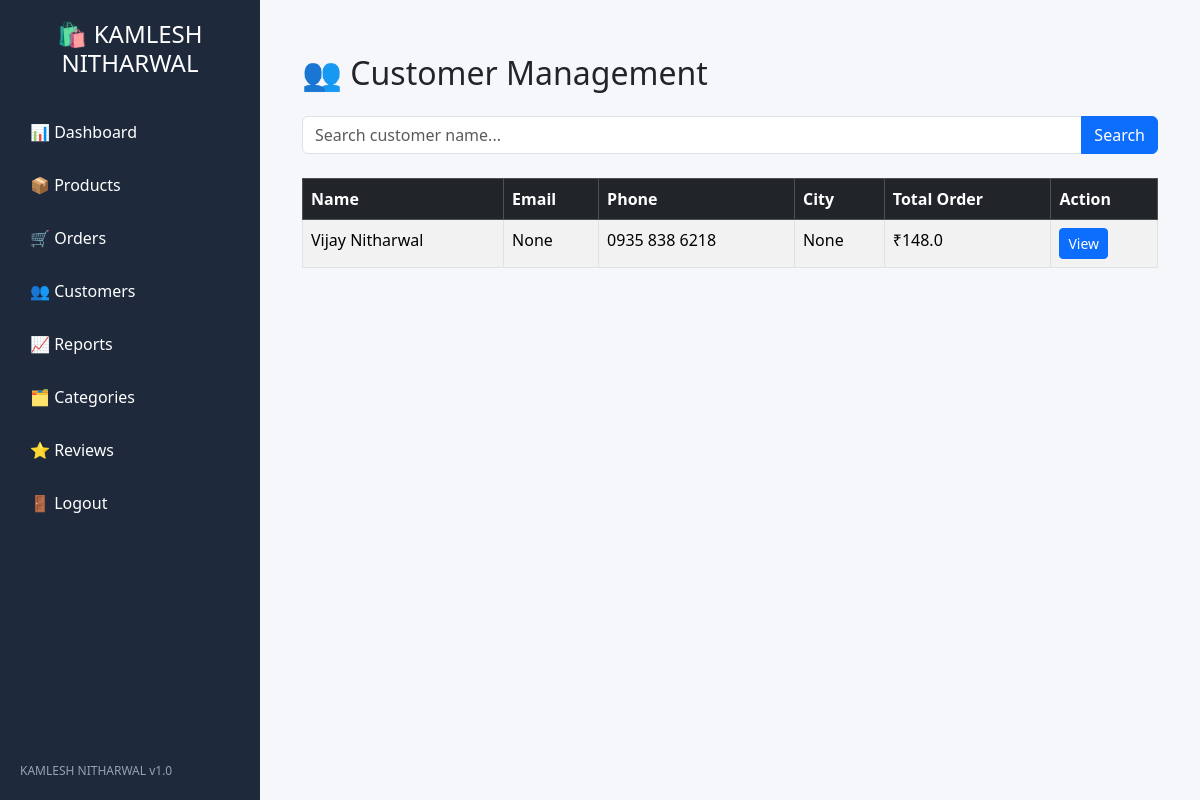
Page /admin/customers (signed in) on the earlier database version.
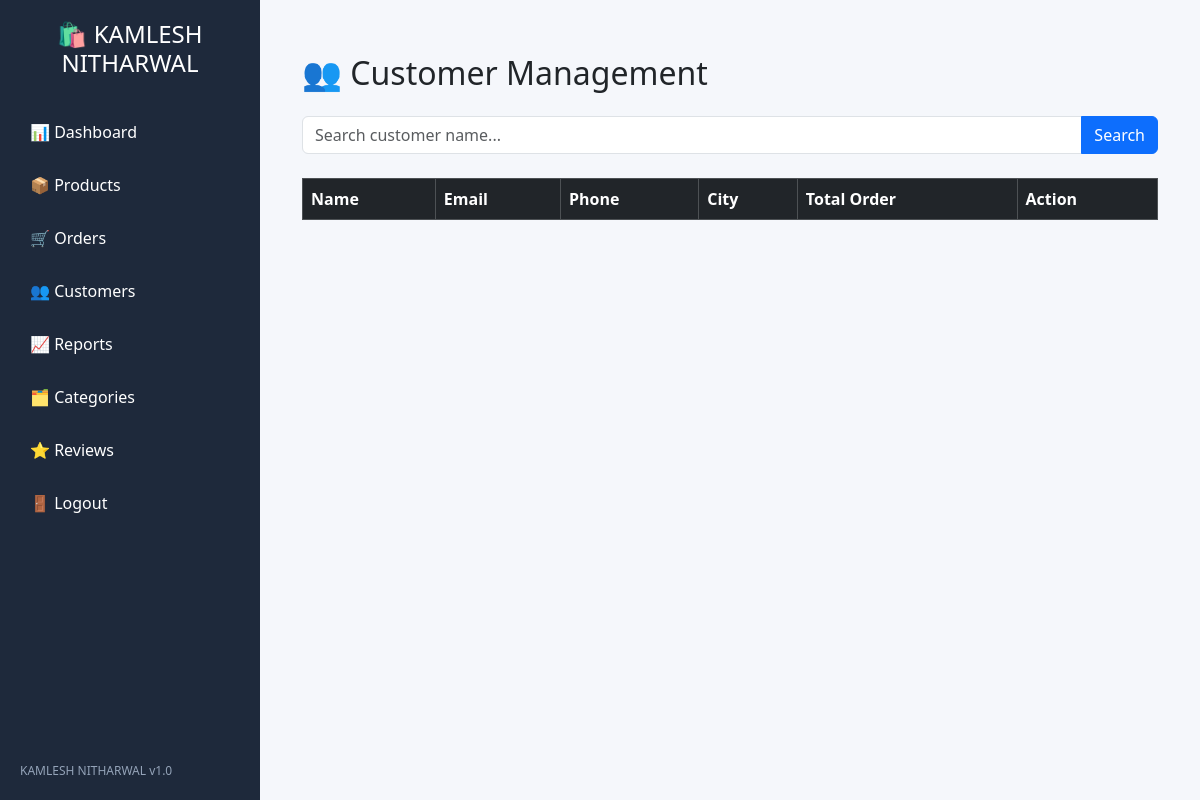
Same page on the later database version.
### models/order.py (models this page shows, shortened)
class Order(db.Model):
    __tablename__ = "orders"
    id = db.Column(db.Integer, primary_key=True)
    customer_id = db.Column(
    db.Integer,
    db.ForeignKey("customers.id"),
    nullable=False
)
    order_number = db.Column(
        db.String(50),
        unique=True,
        nullable=False
    )
    customer_name = db.Column(
        db.String(200),
        nullable=False
    )
    customer_email = db.Column(
        db.String(150)
    )
    customer_phone = db.Column(
        db.String(20),
        nullable=False
    )
    address = db.Column(
        db.Text,
        nullable=False
    )
    city = db.Column(
        db.String(100)
    )
    state = db.Column(
        db.String(100)
    )
    pincode = db.Column(
        db.String(20)
    )
    subtotal = db.Column(
        db.Float,
        nullable=False
    )
    shipping_charge = db.Column(
        db.Float,
        default=0
    )
    grand_total = db.Column(
        db.Float,
        nullable=False
    )
    status = db.Column(db.String(50), default="Pending")
    payment_method = db.Column(
        db.String(50),
        default="COD"
    )
    razorpay_payment_id = db.Column(
    db.String(100)
    )
    razorpay_order_id = db.Column(
    db.String(100)
    )
    payment_status = db.Column(
        db.String(50),
        default="Pending"
    )
    order_status = db.Column(
        db.String(50),
        default="Pending"
    )
    notes = db.Column(
        db.Text
    )
    created_at = db.Column(
        db.DateTime,
        default=datetime.utcnow
    )
    updated_at = db.Column(
        db.DateTime,
        default=datetime.utcnow,
        onupdate=datetime.utcnow
    )
    items = db.relationship(
        "OrderItem",
        back_populates="order",
        cascade="all, delete-orphan",
        lazy=True
    )

### routes/admin_routes.py (the view)
@admin_bp.route("/admin/customers")
def customers():
    if "admin_id" not in session:
        return redirect(url_for("admin.admin_login"))
    search = request.args.get("search", "")
    customers = Order.query
    if search:
        customers = customers.filter(
            Order.customer_name.contains(search)
        )
    customers = customers.order_by(
        Order.id.desc()
    ).all()
    return render_template(
        "admin/customers.html",
        customers=customers,
        search=search
    )

### app.py (called while the page is built)
@app.context_processor
def cart_count():
    cart = session.get("cart", {})
    count = sum(cart.values())
    return dict(cart_count=count)

### templates/admin/customers.html (shortened to what this page needs)
<!DOCTYPE html>
<html>
<head>
    <link href="https://cdn.jsdelivr.net/npm/bootstrap@5.3.3/dist/css/bootstrap.min.css"
          rel="stylesheet">
          <link rel="stylesheet"
      href="{{ url_for('static', filename='css/admin.css') }}">
</head>
<body>
{% include 'admin/sidebar.html' %}
<div class="main-content">
    <div class="container-fluid mt-4">
    <h2 class="mb-4">
        👥 Customer Management
    </h2>
    <form method="GET" class="mb-4">
    <div class="input-group">
        <input
            type="text"
            name="search"
            class="form-control"
            placeholder="Search customer name..."
            value="{{ search }}"
        >
        <button class="btn btn-primary">
            Search
        </button>
    </div>
</form>
    <table class="table table-bordered table-striped">
        <thead class="table-dark">
            <tr>
                <th>Name</th>
                <th>Email</th>
                <th>Phone</th>
                <th>City</th>
                <th>Total Order</th>
                <th>Action</th>
            </tr>
        </thead>
        <tbody>
            {% for customer in customers %}
            <tr>
                <td>{{ customer.customer_name }}</td>
                <td>{{ customer.customer_email }}</td>
                <td>{{ customer.customer_phone }}</td>
                <td>{{ customer.city }}</td>
                <td>₹{{ customer.grand_total }}</td>
                <td>
    <a href="/admin/customer/{{ customer.id }}"
       class="btn btn-primary btn-sm">
       View
    </a>
</td>
            </tr>
            {% endfor %}
        </tbody>
    </table>
</div>
</body>
</html>

Differences in the rows shown:
removed Order: customer_name "Vijay Nitharwal", customer_email "None", customer_phone "0935 838 6218", city "None", grand_total "148.0"
